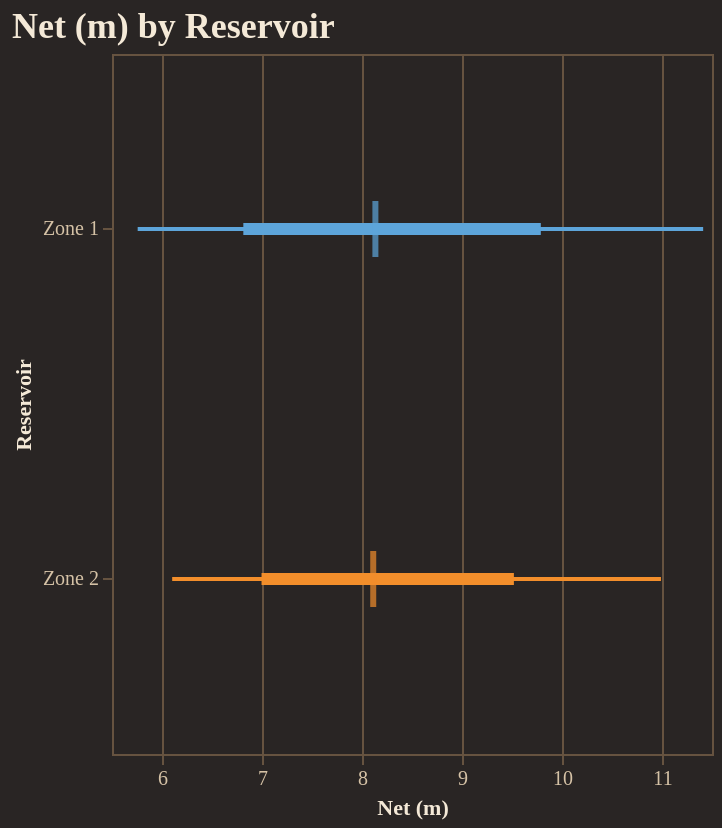

Here is the notebook cell this chart was saved with:
### Code cell
fig = reporter.plotter.forest_plot(
    "Net (m)", 
    backend=PLOTTING_BACKEND
)
fig.show()

### Figure 1 — Vega-Lite specification as saved in the notebook (floating-point values rounded to 4 significant figures)
{"config": {"background": "#292524", "view": {"fill": "#292524", "stroke": "#665340"}, "title": {"color": "#f4e9d7", "font": "Merriweather", "fontSize": 18, "fontWeight": 600, "subtitleColor": "#d5c2a6", "anchor": "start"}, "axis": {"domainColor": "#665340", "gridColor": "#665340", "tickColor": "#665340", "labelColor": "#d5c2a6", "titleColor": "#f4e9d7", "labelFont": "Merriweather", "titleFont": "Merriweather"}, "legend": {"titleColor": "#f4e9d7", "labelColor": "#d5c2a6", "labelFont": "Merriweather", "titleFont": "Merriweather", "orient": "top-right", "symbolType": "circle"}, "header": {"labelColor": "#d5c2a6", "titleColor": "#f4e9d7", "labelFont": "Merriweather", "titleFont": "Merriweather"}, "mark": {"color": "#c78d3b"}, "line": {"color": "#c78d3b"}, "bar": {"color": "#c78d3b"}, "point": {"color": "#ddb06d"}, "area": {"color": "#c78d3b", "opacity": 0.35}, "text": {"color": "#f4e9d7", "font": "Merriweather"}, "range": {"category": ["#5DA5DA", "#F28E2B", "#59C36A", "#E15759", "#B07AA1", "#4ECDC4", "#FF9DA7", "#EDC948"]}}, "layer": [{"mark": {"type": "rule", "strokeWidth": 2}, "encoding": {"color": {"field": "group", "legend": null, "type": "nominal"}, "x": {"field": "p10", "scale": {"zero": false}, "title": "Net (m)", "type": "quantitative"}, "x2": {"field": "p90"}, "y": {"field": "group", "sort": ["Zone 1", "Zone 2"], "title": "Reservoir", "type": "nominal"}}}, {"mark": {"type": "rule", "strokeWidth": 6}, "encoding": {"color": {"field": "group", "legend": null, "type": "nominal"}, "x": {"field": "p25", "scale": {"zero": false}, "title": "Net (m)", "type": "quantitative"}, "x2": {"field": "p75"}, "y": {"field": "group", "sort": ["Zone 1", "Zone 2"], "title": "Reservoir", "type": "nominal"}}}, {"mark": {"type": "tick", "color": "black", "size": 28, "thickness": 3}, "encoding": {"color": {"field": "group", "legend": null, "type": "nominal"}, "tooltip": [{"field": "group", "title": "Group", "type": "nominal"}, {"field": "p10", "title": "P10", "type": "quantitative"}, {"field": "p25", "title": "P25", "type": "quantitative"}, {"field": "median", "title": "Median", "type": "quantitative"}, {"field": "p75", "title": "P75", "type": "quantitative"}, {"field": "p90", "title": "P90", "type": "quantitative"}], "x": {"field": "median", "scale": {"zero": false}, "title": "Net (m)", "type": "quantitative"}, "y": {"field": "group", "sort": ["Zone 1", "Zone 2"], "title": "Reservoir", "type": "nominal"}}}], "data": {"name": "data-55844d1ec5736cfd360c1d0d8b3774a8"}, "height": 350, "title": "Net (m) by Reservoir", "width": "container", "$schema": "https://vega.github.io/schema/vega-lite/v5.20.1.json", "datasets": {"data-55844d1ec5736cfd360c1d0d8b3774a8": [{"group": "Zone 1", "p10": 5.757, "p25": 6.813, "median": 8.134, "p75": 9.788, "p90": 11.41}, {"group": "Zone 2", "p10": 6.102, "p25": 6.995, "median": 8.112, "p75": 9.519, "p90": 10.99}]}}
